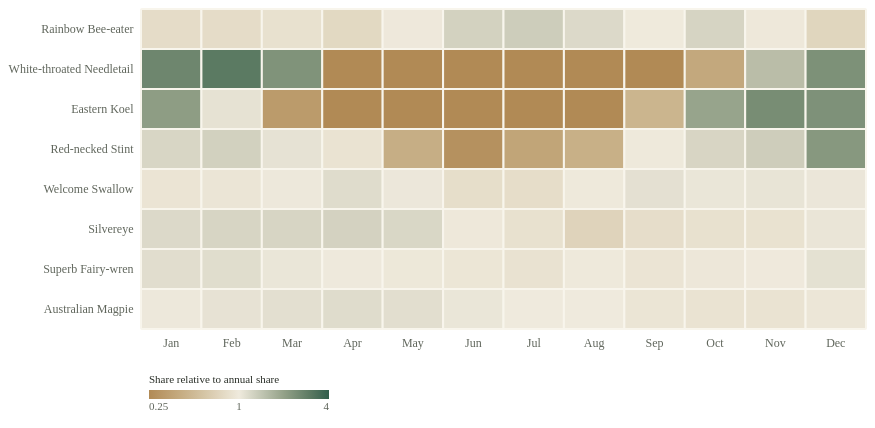

Vega-Lite specification stored for this chart:
### Vega-Lite specification from a JSON file in a GitHub repository (floating-point values rounded to 4 significant figures)
{"$schema": "https://vega.github.io/schema/vega-lite/v5.json", "width": 725, "height": 320, "padding": 8, "config": {"background": "transparent", "font": "Bricolage Grotesque", "view": {"stroke": null}, "axis": {"labelFont": "Bricolage Grotesque", "titleFont": "Bricolage Grotesque", "labelFontSize": 12, "titleFontSize": 12, "titleFontWeight": 500, "labelColor": "#60665c", "titleColor": "#292e27", "domain": false, "ticks": false, "gridColor": "#e0dccf", "gridOpacity": 0.75, "labelPadding": 8, "titlePadding": 14}, "legend": {"labelFont": "Bricolage Grotesque", "titleFont": "Bricolage Grotesque", "labelFontSize": 11, "titleFontSize": 11, "titleFontWeight": 500, "labelColor": "#60665c", "titleColor": "#292e27", "gradientThickness": 9, "gradientLength": 130, "padding": 8}, "title": {"font": "Bricolage Grotesque", "color": "#292e27", "fontSize": 15, "fontWeight": 500, "anchor": "start"}}, "description": "Monthly share of all records for eight featured species, divided by each species’ annual share. One means the species occupies its typical share. This adjusts for total monthly record volume, not survey effort.", "data": {"values": [{"scientific": "Merops ornatus", "name": "Rainbow Bee-eater", "month": 1, "label": "Jan", "season": "Summer", "count": 2655, "rank": 87, "per10k": 32.29, "relative": 0.8202, "topSeven": false}, {"scientific": "Gymnorhina tibicen", "name": "Australian Magpie", "month": 1, "label": "Jan", "season": "Summer", "count": 20779, "rank": 1, "per10k": 252.7, "relative": 1.016, "topSeven": true}, {"scientific": "Hirundo neoxena", "name": "Welcome Swallow", "month": 1, "label": "Jan", "season": "Summer", "count": 13474, "rank": 6, "per10k": 163.9, "relative": 0.9177, "topSeven": true}, {"scientific": "Malurus cyaneus", "name": "Superb Fairy-wren", "month": 1, "label": "Jan", "season": "Summer", "count": 15122, "rank": 4, "per10k": 183.9, "relative": 1.122, "topSeven": true}, {"scientific": "Zosterops lateralis", "name": "Silvereye", "month": 1, "label": "Jan", "season": "Summer", "count": 8826, "rank": 21, "per10k": 107.3, "relative": 1.162, "topSeven": false}, {"scientific": "Calidris ruficollis", "name": "Red-necked Stint", "month": 1, "label": "Jan", "season": "Summer", "count": 1054, "rank": 165, "per10k": 12.82, "relative": 1.2, "topSeven": false}, {"scientific": "Hirundapus caudacutus", "name": "White-throated Needletail", "month": 1, "label": "Jan", "season": "Summer", "count": 966, "rank": 171, "per10k": 11.75, "relative": 2.614, "topSeven": false}, {"scientific": "Eudynamys orientalis", "name": "Eastern Koel", "month": 1, "label": "Jan", "season": "Summer", "count": 4375, "rank": 59, "per10k": 53.21, "relative": 2.08, "topSeven": false}, {"scientific": "Merops ornatus", "name": "Rainbow Bee-eater", "month": 2, "label": "Feb", "season": "Summer", "count": 2045, "rank": 84, "per10k": 32.14, "relative": 0.8163, "topSeven": false}, {"scientific": "Gymnorhina tibicen", "name": "Australian Magpie", "month": 2, "label": "Feb", "season": "Summer", "count": 16939, "rank": 1, "per10k": 266.2, "relative": 1.07, "topSeven": true}, {"scientific": "Hirundo neoxena", "name": "Welcome Swallow", "month": 2, "label": "Feb", "season": "Summer", "count": 10601, "rank": 5, "per10k": 166.6, "relative": 0.933, "topSeven": true}, {"scientific": "Malurus cyaneus", "name": "Superb Fairy-wren", "month": 2, "label": "Feb", "season": "Summer", "count": 11764, "rank": 4, "per10k": 184.9, "relative": 1.128, "topSeven": true}, {"scientific": "Zosterops lateralis", "name": "Silvereye", "month": 2, "label": "Feb", "season": "Summer", "count": 7111, "rank": 21, "per10k": 111.7, "relative": 1.21, "topSeven": false}, {"scientific": "Calidris ruficollis", "name": "Red-necked Stint", "month": 2, "label": "Feb", "season": "Summer", "count": 855, "rank": 160, "per10k": 13.44, "relative": 1.258, "topSeven": false}, {"scientific": "Hirundapus caudacutus", "name": "White-throated Needletail", "month": 2, "label": "Feb", "season": "Summer", "count": 853, "rank": 161, "per10k": 13.4, "relative": 2.983, "topSeven": false}, {"scientific": "Eudynamys orientalis", "name": "Eastern Koel", "month": 2, "label": "Feb", "season": "Summer", "count": 1752, "rank": 93, "per10k": 27.53, "relative": 1.076, "topSeven": false}, {"scientific": "Merops ornatus", "name": "Rainbow Bee-eater", "month": 3, "label": "Mar", "season": "Autumn", "count": 2367, "rank": 76, "per10k": 34.48, "relative": 0.8758, "topSeven": false}, {"scientific": "Gymnorhina tibicen", "name": "Australian Magpie", "month": 3, "label": "Mar", "season": "Autumn", "count": 18773, "rank": 1, "per10k": 273.5, "relative": 1.099, "topSeven": true}, {"scientific": "Hirundo neoxena", "name": "Welcome Swallow", "month": 3, "label": "Mar", "season": "Autumn", "count": 12479, "rank": 4, "per10k": 181.8, "relative": 1.018, "topSeven": true}, {"scientific": "Malurus cyaneus", "name": "Superb Fairy-wren", "month": 3, "label": "Mar", "season": "Autumn", "count": 11673, "rank": 5, "per10k": 170.0, "relative": 1.037, "topSeven": true}, {"scientific": "Zosterops lateralis", "name": "Silvereye", "month": 3, "label": "Mar", "season": "Autumn", "count": 7690, "rank": 21, "per10k": 112.0, "relative": 1.213, "topSeven": false}, {"scientific": "Calidris ruficollis", "name": "Red-necked Stint", "month": 3, "label": "Mar", "season": "Autumn", "count": 786, "rank": 170, "per10k": 11.45, "relative": 1.072, "topSeven": false}, {"scientific": "Hirundapus caudacutus", "name": "White-throated Needletail", "month": 3, "label": "Mar", "season": "Autumn", "count": 708, "rank": 182, "per10k": 10.31, "relative": 2.295, "topSeven": false}, {"scientific": "Eudynamys orientalis", "name": "Eastern Koel", "month": 3, "label": "Mar", "season": "Autumn", "count": 561, "rank": 205, "per10k": 8.172, "relative": 0.3195, "topSeven": false}, {"scientific": "Merops ornatus", "name": "Rainbow Bee-eater", "month": 4, "label": "Apr", "season": "Autumn", "count": 2196, "rank": 87, "per10k": 30.56, "relative": 0.7762, "topSeven": false}, {"scientific": "Gymnorhina tibicen", "name": "Australian Magpie", "month": 4, "label": "Apr", "season": "Autumn", "count": 20271, "rank": 1, "per10k": 282.1, "relative": 1.134, "topSeven": true}, {"scientific": "Hirundo neoxena", "name": "Welcome Swallow", "month": 4, "label": "Apr", "season": "Autumn", "count": 14537, "rank": 3, "per10k": 202.3, "relative": 1.133, "topSeven": true}, {"scientific": "Malurus cyaneus", "name": "Superb Fairy-wren", "month": 4, "label": "Apr", "season": "Autumn", "count": 11879, "rank": 7, "per10k": 165.3, "relative": 1.008, "topSeven": true}, {"scientific": "Zosterops lateralis", "name": "Silvereye", "month": 4, "label": "Apr", "season": "Autumn", "count": 8219, "rank": 19, "per10k": 114.4, "relative": 1.239, "topSeven": false}, {"scientific": "Calidris ruficollis", "name": "Red-necked Stint", "month": 4, "label": "Apr", "season": "Autumn", "count": 692, "rank": 181, "per10k": 9.63, "relative": 0.9016, "topSeven": false}, {"scientific": "Hirundapus caudacutus", "name": "White-throated Needletail", "month": 4, "label": "Apr", "season": "Autumn", "count": 70, "rank": 441, "per10k": 0.9741, "relative": 0.2168, "topSeven": false}, {"scientific": "Eudynamys orientalis", "name": "Eastern Koel", "month": 4, "label": "Apr", "season": "Autumn", "count": 54, "rank": 469, "per10k": 0.7514, "relative": 0.02938, "topSeven": false}, {"scientific": "Merops ornatus", "name": "Rainbow Bee-eater", "month": 5, "label": "May", "season": "Autumn", "count": 2469, "rank": 76, "per10k": 38.49, "relative": 0.9776, "topSeven": false}, {"scientific": "Gymnorhina tibicen", "name": "Australian Magpie", "month": 5, "label": "May", "season": "Autumn", "count": 17711, "rank": 1, "per10k": 276.1, "relative": 1.11, "topSeven": true}, {"scientific": "Hirundo neoxena", "name": "Welcome Swallow", "month": 5, "label": "May", "season": "Autumn", "count": 11746, "rank": 4, "per10k": 183.1, "relative": 1.025, "topSeven": true}, {"scientific": "Malurus cyaneus", "name": "Superb Fairy-wren", "month": 5, "label": "May", "season": "Autumn", "count": 10169, "rank": 8, "per10k": 158.5, "relative": 0.967, "topSeven": true}, {"scientific": "Zosterops lateralis", "name": "Silvereye", "month": 5, "label": "May", "season": "Autumn", "count": 7058, "rank": 20, "per10k": 110.0, "relative": 1.191, "topSeven": false}, {"scientific": "Calidris ruficollis", "name": "Red-necked Stint", "month": 5, "label": "May", "season": "Autumn", "count": 286, "rank": 266, "per10k": 4.458, "relative": 0.4174, "topSeven": false}, {"scientific": "Hirundapus caudacutus", "name": "White-throated Needletail", "month": 5, "label": "May", "season": "Autumn", "count": 3, "rank": 658, "per10k": 0.04676, "relative": 0.01041, "topSeven": false}, {"scientific": "Eudynamys orientalis", "name": "Eastern Koel", "month": 5, "label": "May", "season": "Autumn", "count": 15, "rank": 571, "per10k": 0.2338, "relative": 0.00914, "topSeven": false}, {"scientific": "Merops ornatus", "name": "Rainbow Bee-eater", "month": 6, "label": "Jun", "season": "Winter", "count": 3254, "rank": 64, "per10k": 49.05, "relative": 1.246, "topSeven": false}, {"scientific": "Gymnorhina tibicen", "name": "Australian Magpie", "month": 6, "label": "Jun", "season": "Winter", "count": 17127, "rank": 1, "per10k": 258.2, "relative": 1.038, "topSeven": true}, {"scientific": "Hirundo neoxena", "name": "Welcome Swallow", "month": 6, "label": "Jun", "season": "Winter", "count": 9895, "rank": 8, "per10k": 149.2, "relative": 0.8354, "topSeven": true}, {"scientific": "Malurus cyaneus", "name": "Superb Fairy-wren", "month": 6, "label": "Jun", "season": "Winter", "count": 10224, "rank": 6, "per10k": 154.1, "relative": 0.9403, "topSeven": true}, {"scientific": "Zosterops lateralis", "name": "Silvereye", "month": 6, "label": "Jun", "season": "Winter", "count": 5979, "rank": 26, "per10k": 90.13, "relative": 0.976, "topSeven": false}, {"scientific": "Calidris ruficollis", "name": "Red-necked Stint", "month": 6, "label": "Jun", "season": "Winter", "count": 197, "rank": 328, "per10k": 2.97, "relative": 0.2781, "topSeven": false}, {"scientific": "Hirundapus caudacutus", "name": "White-throated Needletail", "month": 6, "label": "Jun", "season": "Winter", "count": 0, "rank": null, "per10k": 0, "relative": 0, "topSeven": false}, {"scientific": "Eudynamys orientalis", "name": "Eastern Koel", "month": 6, "label": "Jun", "season": "Winter", "count": 2, "rank": 671, "per10k": 0.03015, "relative": 0.00118, "topSeven": false}, {"scientific": "Merops ornatus", "name": "Rainbow Bee-eater", "month": 7, "label": "Jul", "season": "Winter", "count": 3653, "rank": 63, "per10k": 51.24, "relative": 1.302, "topSeven": false}, {"scientific": "Gymnorhina tibicen", "name": "Australian Magpie", "month": 7, "label": "Jul", "season": "Winter", "count": 17795, "rank": 1, "per10k": 249.6, "relative": 1.003, "topSeven": true}, {"scientific": "Hirundo neoxena", "name": "Welcome Swallow", "month": 7, "label": "Jul", "season": "Winter", "count": 10532, "rank": 7, "per10k": 147.7, "relative": 0.8274, "topSeven": true}, {"scientific": "Malurus cyaneus", "name": "Superb Fairy-wren", "month": 7, "label": "Jul", "season": "Winter", "count": 10414, "rank": 8, "per10k": 146.1, "relative": 0.8912, "topSeven": true}, {"scientific": "Zosterops lateralis", "name": "Silvereye", "month": 7, "label": "Jul", "season": "Winter", "count": 5745, "rank": 28, "per10k": 80.59, "relative": 0.8727, "topSeven": false}, {"scientific": "Calidris ruficollis", "name": "Red-necked Stint", "month": 7, "label": "Jul", "season": "Winter", "count": 279, "rank": 293, "per10k": 3.914, "relative": 0.3664, "topSeven": false}, {"scientific": "Hirundapus caudacutus", "name": "White-throated Needletail", "month": 7, "label": "Jul", "season": "Winter", "count": 0, "rank": null, "per10k": 0, "relative": 0, "topSeven": false}, {"scientific": "Eudynamys orientalis", "name": "Eastern Koel", "month": 7, "label": "Jul", "season": "Winter", "count": 5, "rank": 658, "per10k": 0.07014, "relative": 0.00274, "topSeven": false}, {"scientific": "Merops ornatus", "name": "Rainbow Bee-eater", "month": 8, "label": "Aug", "season": "Winter", "count": 3757, "rank": 69, "per10k": 45.74, "relative": 1.162, "topSeven": false}, {"scientific": "Gymnorhina tibicen", "name": "Australian Magpie", "month": 8, "label": "Aug", "season": "Winter", "count": 20427, "rank": 1, "per10k": 248.7, "relative": 0.9997, "topSeven": true}, {"scientific": "Hirundo neoxena", "name": "Welcome Swallow", "month": 8, "label": "Aug", "season": "Winter", "count": 14832, "rank": 3, "per10k": 180.6, "relative": 1.011, "topSeven": true}, {"scientific": "Malurus cyaneus", "name": "Superb Fairy-wren", "month": 8, "label": "Aug", "season": "Winter", "count": 13244, "rank": 6, "per10k": 161.2, "relative": 0.9836, "topSeven": true}, {"scientific": "Zosterops lateralis", "name": "Silvereye", "month": 8, "label": "Aug", "season": "Winter", "count": 5472, "rank": 42, "per10k": 66.62, "relative": 0.7214, "topSeven": false}, {"scientific": "Calidris ruficollis", "name": "Red-necked Stint", "month": 8, "label": "Aug", "season": "Winter", "count": 377, "rank": 278, "per10k": 4.59, "relative": 0.4297, "topSeven": false}, {"scientific": "Hirundapus caudacutus", "name": "White-throated Needletail", "month": 8, "label": "Aug", "season": "Winter", "count": 1, "rank": 695, "per10k": 0.01217, "relative": 0.00271, "topSeven": false}, {"scientific": "Eudynamys orientalis", "name": "Eastern Koel", "month": 8, "label": "Aug", "season": "Winter", "count": 68, "rank": 492, "per10k": 0.8278, "relative": 0.03237, "topSeven": false}, {"scientific": "Merops ornatus", "name": "Rainbow Bee-eater", "month": 9, "label": "Sep", "season": "Spring", "count": 3724, "rank": 76, "per10k": 39.14, "relative": 0.9943, "topSeven": false}, {"scientific": "Gymnorhina tibicen", "name": "Australian Magpie", "month": 9, "label": "Sep", "season": "Spring", "count": 21984, "rank": 1, "per10k": 231.1, "relative": 0.9289, "topSeven": true}, {"scientific": "Hirundo neoxena", "name": "Welcome Swallow", "month": 9, "label": "Sep", "season": "Spring", "count": 18509, "rank": 2, "per10k": 194.5, "relative": 1.09, "topSeven": true}, {"scientific": "Malurus cyaneus", "name": "Superb Fairy-wren", "month": 9, "label": "Sep", "season": "Spring", "count": 14294, "rank": 7, "per10k": 150.2, "relative": 0.9166, "topSeven": true}, {"scientific": "Zosterops lateralis", "name": "Silvereye", "month": 9, "label": "Sep", "season": "Spring", "count": 7315, "rank": 26, "per10k": 76.89, "relative": 0.8326, "topSeven": false}, {"scientific": "Calidris ruficollis", "name": "Red-necked Stint", "month": 9, "label": "Sep", "season": "Spring", "count": 996, "rank": 198, "per10k": 10.47, "relative": 0.9802, "topSeven": false}, {"scientific": "Hirundapus caudacutus", "name": "White-throated Needletail", "month": 9, "label": "Sep", "season": "Spring", "count": 3, "rank": 678, "per10k": 0.03153, "relative": 0.00702, "topSeven": false}, {"scientific": "Eudynamys orientalis", "name": "Eastern Koel", "month": 9, "label": "Sep", "season": "Spring", "count": 1126, "rank": 173, "per10k": 11.84, "relative": 0.4627, "topSeven": false}, {"scientific": "Merops ornatus", "name": "Rainbow Bee-eater", "month": 10, "label": "Oct", "season": "Spring", "count": 5620, "rank": 64, "per10k": 47.9, "relative": 1.217, "topSeven": false}, {"scientific": "Gymnorhina tibicen", "name": "Australian Magpie", "month": 10, "label": "Oct", "season": "Spring", "count": 26282, "rank": 1, "per10k": 224.0, "relative": 0.9005, "topSeven": true}, {"scientific": "Hirundo neoxena", "name": "Welcome Swallow", "month": 10, "label": "Oct", "season": "Spring", "count": 21781, "rank": 2, "per10k": 185.6, "relative": 1.04, "topSeven": true}, {"scientific": "Malurus cyaneus", "name": "Superb Fairy-wren", "month": 10, "label": "Oct", "season": "Spring", "count": 18478, "rank": 4, "per10k": 157.5, "relative": 0.9608, "topSeven": true}, {"scientific": "Zosterops lateralis", "name": "Silvereye", "month": 10, "label": "Oct", "season": "Spring", "count": 9509, "rank": 26, "per10k": 81.05, "relative": 0.8777, "topSeven": false}, {"scientific": "Calidris ruficollis", "name": "Red-necked Stint", "month": 10, "label": "Oct", "season": "Spring", "count": 1509, "rank": 168, "per10k": 12.86, "relative": 1.204, "topSeven": false}, {"scientific": "Hirundapus caudacutus", "name": "White-throated Needletail", "month": 10, "label": "Oct", "season": "Spring", "count": 203, "rank": 413, "per10k": 1.73, "relative": 0.3851, "topSeven": false}, {"scientific": "Eudynamys orientalis", "name": "Eastern Koel", "month": 10, "label": "Oct", "season": "Spring", "count": 5833, "rank": 59, "per10k": 49.72, "relative": 1.944, "topSeven": false}, {"scientific": "Merops ornatus", "name": "Rainbow Bee-eater", "month": 11, "label": "Nov", "season": "Spring", "count": 3567, "rank": 77, "per10k": 38.3, "relative": 0.973, "topSeven": false}, {"scientific": "Gymnorhina tibicen", "name": "Australian Magpie", "month": 11, "label": "Nov", "season": "Spring", "count": 20928, "rank": 1, "per10k": 224.7, "relative": 0.9035, "topSeven": true}, {"scientific": "Hirundo neoxena", "name": "Welcome Swallow", "month": 11, "label": "Nov", "season": "Spring", "count": 17542, "rank": 2, "per10k": 188.4, "relative": 1.055, "topSeven": true}, {"scientific": "Malurus cyaneus", "name": "Superb Fairy-wren", "month": 11, "label": "Nov", "season": "Spring", "count": 15133, "rank": 4, "per10k": 162.5, "relative": 0.9914, "topSeven": true}, {"scientific": "Zosterops lateralis", "name": "Silvereye", "month": 11, "label": "Nov", "season": "Spring", "count": 7629, "rank": 28, "per10k": 81.93, "relative": 0.8872, "topSeven": false}, {"scientific": "Calidris ruficollis", "name": "Red-necked Stint", "month": 11, "label": "Nov", "season": "Spring", "count": 1291, "rank": 157, "per10k": 13.86, "relative": 1.298, "topSeven": false}, {"scientific": "Hirundapus caudacutus", "name": "White-throated Needletail", "month": 11, "label": "Nov", "season": "Spring", "count": 631, "rank": 244, "per10k": 6.776, "relative": 1.508, "topSeven": false}, {"scientific": "Eudynamys orientalis", "name": "Eastern Koel", "month": 11, "label": "Nov", "season": "Spring", "count": 5819, "rank": 47, "per10k": 62.49, "relative": 2.443, "topSeven": false}, {"scientific": "Merops ornatus", "name": "Rainbow Bee-eater", "month": 12, "label": "Dec", "season": "Summer", "count": 2392, "rank": 94, "per10k": 29.27, "relative": 0.7436, "topSeven": false}, {"scientific": "Gymnorhina tibicen", "name": "Australian Magpie", "month": 12, "label": "Dec", "season": "Summer", "count": 19186, "rank": 1, "per10k": 234.8, "relative": 0.9439, "topSeven": true}, {"scientific": "Hirundo neoxena", "name": "Welcome Swallow", "month": 12, "label": "Dec", "season": "Summer", "count": 15058, "rank": 2, "per10k": 184.3, "relative": 1.032, "topSeven": true}, {"scientific": "Malurus cyaneus", "name": "Superb Fairy-wren", "month": 12, "label": "Dec", "season": "Summer", "count": 14571, "rank": 4, "per10k": 178.3, "relative": 1.088, "topSeven": true}, {"scientific": "Zosterops lateralis", "name": "Silvereye", "month": 12, "label": "Dec", "season": "Summer", "count": 7874, "rank": 21, "per10k": 96.36, "relative": 1.044, "topSeven": false}, {"scientific": "Calidris ruficollis", "name": "Red-necked Stint", "month": 12, "label": "Dec", "season": "Summer", "count": 1905, "rank": 108, "per10k": 23.31, "relative": 2.183, "topSeven": false}, {"scientific": "Hirundapus caudacutus", "name": "White-throated Needletail", "month": 12, "label": "Dec", "season": "Summer", "count": 865, "rank": 182, "per10k": 10.59, "relative": 2.356, "topSeven": false}, {"scientific": "Eudynamys orientalis", "name": "Eastern Koel", "month": 12, "label": "Dec", "season": "Summer", "count": 4883, "rank": 51, "per10k": 59.76, "relative": 2.336, "topSeven": false}]}, "mark": {"type": "rect", "stroke": "#f8f5ec", "strokeWidth": 2, "cornerRadius": 1}, "encoding": {"x": {"field": "label", "type": "ordinal", "sort": ["Jan", "Feb", "Mar", "Apr", "May", "Jun", "Jul", "Aug", "Sep", "Oct", "Nov", "Dec"], "axis": {"title": null, "labelAngle": 0}}, "y": {"field": "name", "type": "ordinal", "sort": ["Rainbow Bee-eater", "White-throated Needletail", "Eastern Koel", "Red-necked Stint", "Welcome Swallow", "Silvereye", "Superb Fairy-wren", "Australian Magpie"], "axis": {"title": null, "labelLimit": 180, "labelFontSize": 12}}, "color": {"field": "relative", "type": "quantitative", "scale": {"type": "log", "domain": [0.25, 1, 4], "range": ["#b18a55", "#efeadd", "#315e4c"], "clamp": true}, "legend": {"title": "Share relative to annual share", "orient": "bottom", "values": [0.25, 1, 4], "format": ".2~f", "gradientLength": 180}}, "tooltip": [{"field": "name", "title": "Bird"}, {"field": "label", "title": "Month"}, {"field": "count", "title": "Records", "format": ","}, {"field": "per10k", "title": "Per 10,000 bird records", "format": ".1f"}, {"field": "relative", "title": "Relative to annual share", "format": ".2f"}]}}
